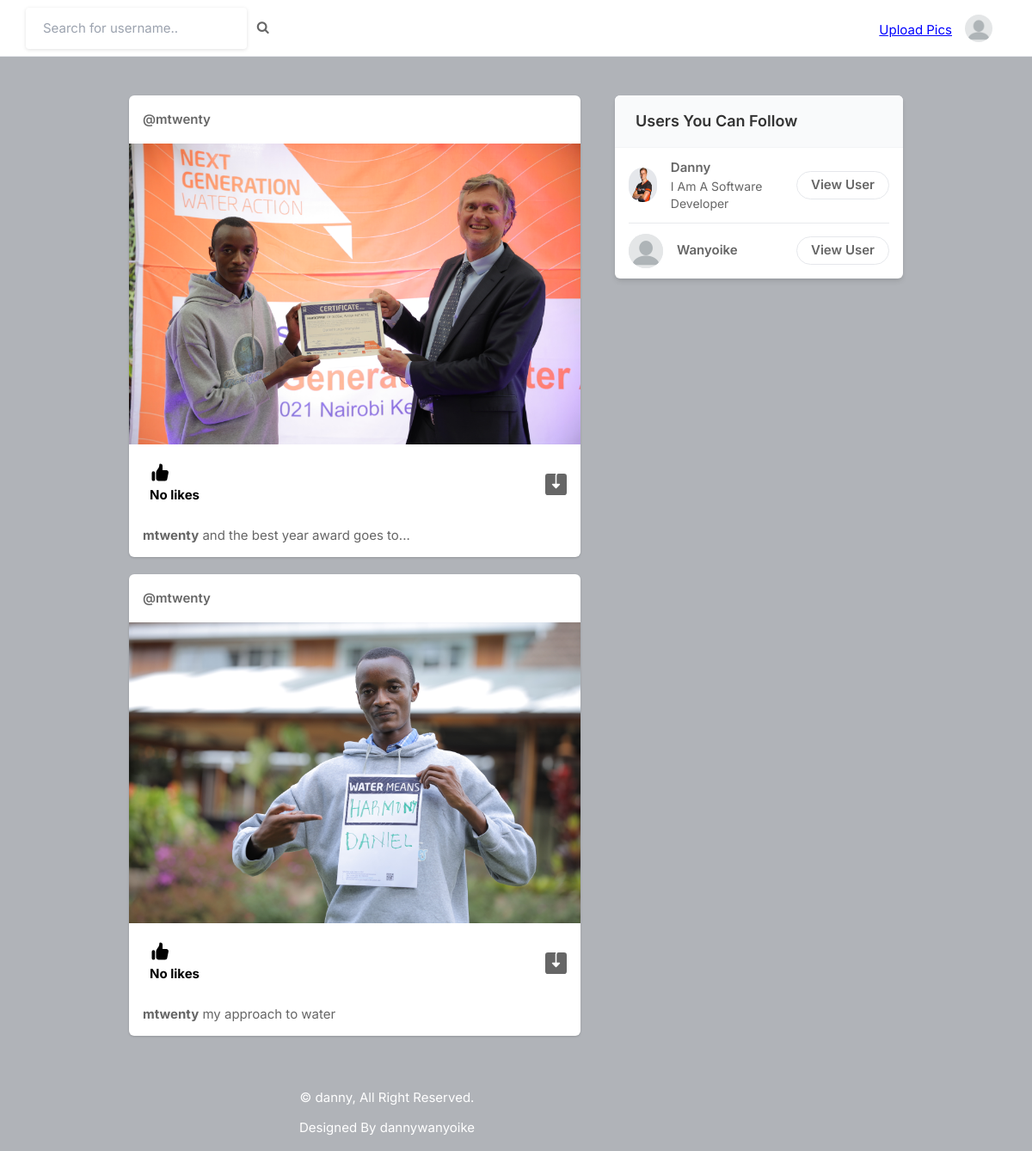
Screenshot of / (signed in) with the database file from the repository.
### core/models.py (models this page shows, shortened)
class Profile(models.Model):
    user = models.ForeignKey(User, on_delete=models.CASCADE)
    id_user = models.IntegerField()
    bio = models.TextField(blank=True)
    profileimg = models.ImageField(upload_to='profile_images', default='blank-profile-picture.png')
    location = models.CharField(max_length=100, blank=True)

class Post(models.Model):
    id = models.UUIDField(primary_key=True, default=uuid.uuid4)
    user = models.CharField(max_length=100)
    image = models.ImageField(upload_to='post_images')
    caption = models.TextField()
    created_at = models.DateTimeField(default=datetime.now)
    no_of_likes = models.IntegerField(default=0)

### core/views.py (the view)
# urls.py: path('',views.index,name='index'),
@login_required(login_url='signin')
def index(request):
    context = {}
    user_object = User.objects.get(username = request.user.username)
    user_profile = Profile.objects.get(user = user_object)
    posts = Post.objects.all()
    user_following_list = []
    feed = []
    user_following = FollowersCount.objects.filter(follower=request.user.username)
    for users in user_following:
        user_following_list.append(users.user)
    for usernames in user_following_list:
        feed_lists = Post.objects.filter(user=usernames)
        feed.append(feed_lists)
    users_posts = Post.objects.filter(user=request.user.username)
    feed.append(users_posts)
    feed_list = list(chain(*feed))
    all_users = User.objects.all()
    user_following_all = []
    for user in user_following:
        user_list = User.objects.get(username=user.user)
        user_following_all.append(user_list)
    new_suggestions_list = [x for x in list(all_users) if (x not in list(user_following_all))] #skip followesd user
    current_user = User.objects.filter(username=request.user.username) #logged in user
    final_suggestions_list = [x for x in list(new_suggestions_list) if ( x not in list(current_user))]
    random.shuffle(final_suggestions_list)  #randomize suggestions
    username_profile = []
    username_profile_list = []
    for users in final_suggestions_list:
        username_profile.append(users.id)
    for ids in username_profile:
        profile_lists = Profile.objects.filter(id_user=ids)
        username_profile_list.append(profile_lists)
    suggestions_username_profile_list = list(chain(*username_profile_list))
    context['user_profile'] = user_profile
    context['posts'] = feed_list
    context['suggestions_username_profile_list'] = suggestions_username_profile_list
    return render(request, 'index.html',context)

### templates/index.html (shortened to what this page needs)
{% load static %}
<!DOCTYPE html>
<html lang="en">
<head>
    <link rel="stylesheet" href="{% static 'assets/css/icons.css' %}">
    <link rel="stylesheet" href="{% static 'assets/css/uikit.css' %}">
    <link rel="stylesheet" href="{% static 'assets/css/style.css' %}">
    <link rel="stylesheet" href="{% static 'assets/css/tailwind.css' %}">
    <link rel="stylesheet" href="https://cdnjs.cloudflare.com/ajax/libs/font-awesome/4.7.0/css/font-awesome.min.css">
</head>
<body>
            <header>
                <div class="header_inner" >
                    <form action="/search" method="POST">
                    <div class="left-side">
                            <input type="text" name="username" placeholder="Search for username..">&nbsp; &nbsp;
                            <button type="submit"><i class="fa fa-search fa-1x"></i></button>
                    </div>
                    </form>
                    <div class="right-side lg:pr-4">
                        <a href="#"
                            class="text-blue" style="color:blue ;text-decoration:underline">
                              Upload Pics
                        </a>
                        <a href="#">
                            <img src="{{user_profile.profileimg.url}}" class="header-avatar" alt="">
                        </a>
                    </div>
                </div>
            </header>
            <div class="container m-auto">
                <div class="lg:flex justify-center lg:space-x-10 lg:space-y-0 space-y-5">
                    <div class="space-y-5 flex-shrink-0 lg:w-7/12">
                        {% for post in posts reversed %}
                        <div class="bg-white shadow rounded-md  -mx-2 lg:mx-0">
                            <div class="flex justify-between items-center px-4 py-3">
                                <div class="flex flex-1 items-center space-x-4">
                                    <span class="block font-semibold "><a href="/profile/{{post.user}}">@{{post.user}}</a></span>
                                </div>
                              <div>
                                <a href="#"> <i class="icon-feather-more-horizontal text-2xl hover:bg-gray-200 rounded-full p-2 transition -mr-1 "></i> </a>
                              </div>
                            </div>
                            <div uk-lightbox>
                                <a href="{{post.image.url}}">
                                    <img src="{{post.image.url}}" alt="">
                                </a>
                            </div>
                            <div class="py-3 px-4 space-y-3">
                                <div class="flex space-x-4 lg:font-bold">
                                    <a href="/like-post?post_id={{post.id}}" class="flex items-center space-x-2">
                                        <div class="p-2 rounded-full text-black">
                                            {% if post.no_of_likes == 0 %}
                                            <p>No likes</p>
                                            {% elif post.no_of_likes == 1 %}
                                            <p>Liked by {{post.no_of_likes}} person</p>
                                            {% else %}
                                            <p>Liked by {{post.no_of_likes}} people</p>
                                            {% endif %}
                                        </div>
                                    </a>
                                    <a href="{{post.image.url}}" class="flex items-center space-x-2 flex-1 justify-end" download>
                                    </a>
                                </div>
                                <p>
                                    <a href="/profile/{{post.user}}"><strong>{{post.user}}</strong></a> {{post.caption}}
                                </p>
                            </div>
                        </div>
                        {% endfor %}
                    </div>
                    <div class="lg:w-5/12">
                        <div class="bg-white  shadow-md rounded-md overflow-hidden">
                            <div class="bg-gray-50  border-b border-gray-100 flex items-baseline justify-between py-4 px-6 ">
                                <h2 class="font-semibold text-lg">Users You Can Follow</h2>
                            </div>
                            <div class="divide-gray-300 divide-gray-50 divide-opacity-50 divide-y px-4 ">
                                {% for suggestion in suggestions_username_profile_list %}
                                <div class="flex items-center justify-between py-3">
                                    <div class="flex flex-1 items-center space-x-4">
                                        <a href="/profile/{{suggestion.user}}">
                                            <img src="{{suggestion.profileimg.url}}" class="bg-gray-200 rounded-full w-10 h-10">
                                        </a>
                                        <div class="flex flex-col">
                                            <span class="block capitalize font-semibold"> {{suggestion.user}} </span>
                                            <span class="block capitalize text-sm"> {{suggestion.bio}} </span>
                                        </div>
                                    </div>
                                    <a href="/profile/{{suggestion.user}}" class="border border-gray-200 font-semibold px-4 py-1 rounded-full hover:bg-pink-600 hover:text-white hover:border-pink-600 "> View User </a>
                                </div>
                                {% endfor %}
                            </div>
                        </div>
                    </div>
                </div>
            </div>
</body>
 {% include 'footer.html' %}
</html>

### static/assets/css/style.css (style rules this page uses)
body { background-color: #B0B3B8!important; }
button { vertical-align: middle; }
input { height: 48px; line-height: 48px; padding: 0 20px; outline: none; font-size: 15px; color: #808080; max-width: 100%; width: 100%; -webkit-box-sizing: border-box; box-sizing: border-box; display: block; font-weight: 400; opacity: 1; border-radius: 4px; border: none; -webkit-box-shadow: 0 1px 4px 0px rgba(0, 0, 0, 0.12); box-shadow: 0 1px 4px 0px rgba(0, 0, 0, 0.12); }
input[type="text"], input[type="password"], input[type="email"], input[type="number"] { height: 48px; line-height: 48px; padding: 0 20px; outline: none; font-size: 15px; color: #808080; max-width: 100%; width: 100%; -webkit-box-sizing: border-box; box-sizing: border-box; display: block; font-weight: 400; opacity: 1; border-radius: 4px; border: none; -webkit-box-shadow: 0 1px 4px 0px rgba(0, 0, 0, 0.12); box-shadow: 0 1px 4px 0px rgba(0, 0, 0, 0.12); }
input { -webkit-transition: all 0.1s ease-in-out; transition: all 0.1s ease-in-out; }
::placeholder { color: #808080; opacity: 1; }
button { border: none; margin: 0; padding: 0; width: auto; overflow: visible; background: transparent; color: inherit; font: inherit; line-height: normal; cursor: pointer; }
a { color: #be185d; -webkit-transition: 0.3s; transition: 0.3s; outline: none !important; }
button { outline: none !important; }
img { max-width: 100%; }
body { color: #666; font-size: 15px; line-height: 27px; background-color: #f0f2f5; font-family: "Inter", sans-serif; text-transform: none; }
body p { font-size: 15px; line-height: 27px; }
h1, h2, h3, h4, h5, h6 { font-family: "Inter", sans-serif; text-transform: none; }
input[type="text"], input[type="password"], input[type="email"] { font-family: "Inter", sans-serif; text-transform: none; }
button, body .pac-container { font-family: "Inter", sans-serif; text-transform: none; }
h1, h2, h3, h4, h5, h6 { color: #333; font-weight: 500; margin: 0; padding: 0; }
h2 { font-size: 26px; }
b, strong { font-weight: 700 !important; }
@media (min-width: 1024px) { .container { max-width: 900px !important; padding-top: 45px; } }
header { background-color: #fff; left: 0; right: 0; top: 0; z-index: 99; height: 66px; display: -webkit-box; display: -ms-flexbox; display: flex; -webkit-box-align: center; -ms-flex-align: center; align-items: center; border-bottom: 1px solid #e5e7eb; }
header .header_inner { display: -webkit-box; display: -ms-flexbox; display: flex; -webkit-box-align: center; -ms-flex-align: center; align-items: center; max-width: 1090px; margin: auto; width: 100%; max-width: 100% !important; padding: 0 30px; }
header .header_inner .left-side { display: -webkit-box; display: -ms-flexbox; display: flex; -webkit-box-align: center; -ms-flex-align: center; align-items: center; }
header .header_inner .right-side { display: -webkit-box; display: -ms-flexbox; display: flex; -webkit-box-align: center; -ms-flex-align: center; align-items: center; -webkit-box-pack: end; -ms-flex-pack: end; justify-content: flex-end; margin-left: auto; }
header .header_inner .right-side .header-avatar { width: 32px; height: 32px; border-radius: 100%; margin-left: 15px; }

### rows the page displays
Profile: profileimg (placeholder picture)
Post: user "mtwenty", image (picture), no_of_likes "No likes", caption "and the best year award goes to..."
Post: user "mtwenty", image (picture), no_of_likes "No likes", caption "my approach to water"
Profile: profileimg (picture), user "Danny", bio "I Am A Software Developer"
Profile: profileimg (placeholder picture), user "Wanyoike"
